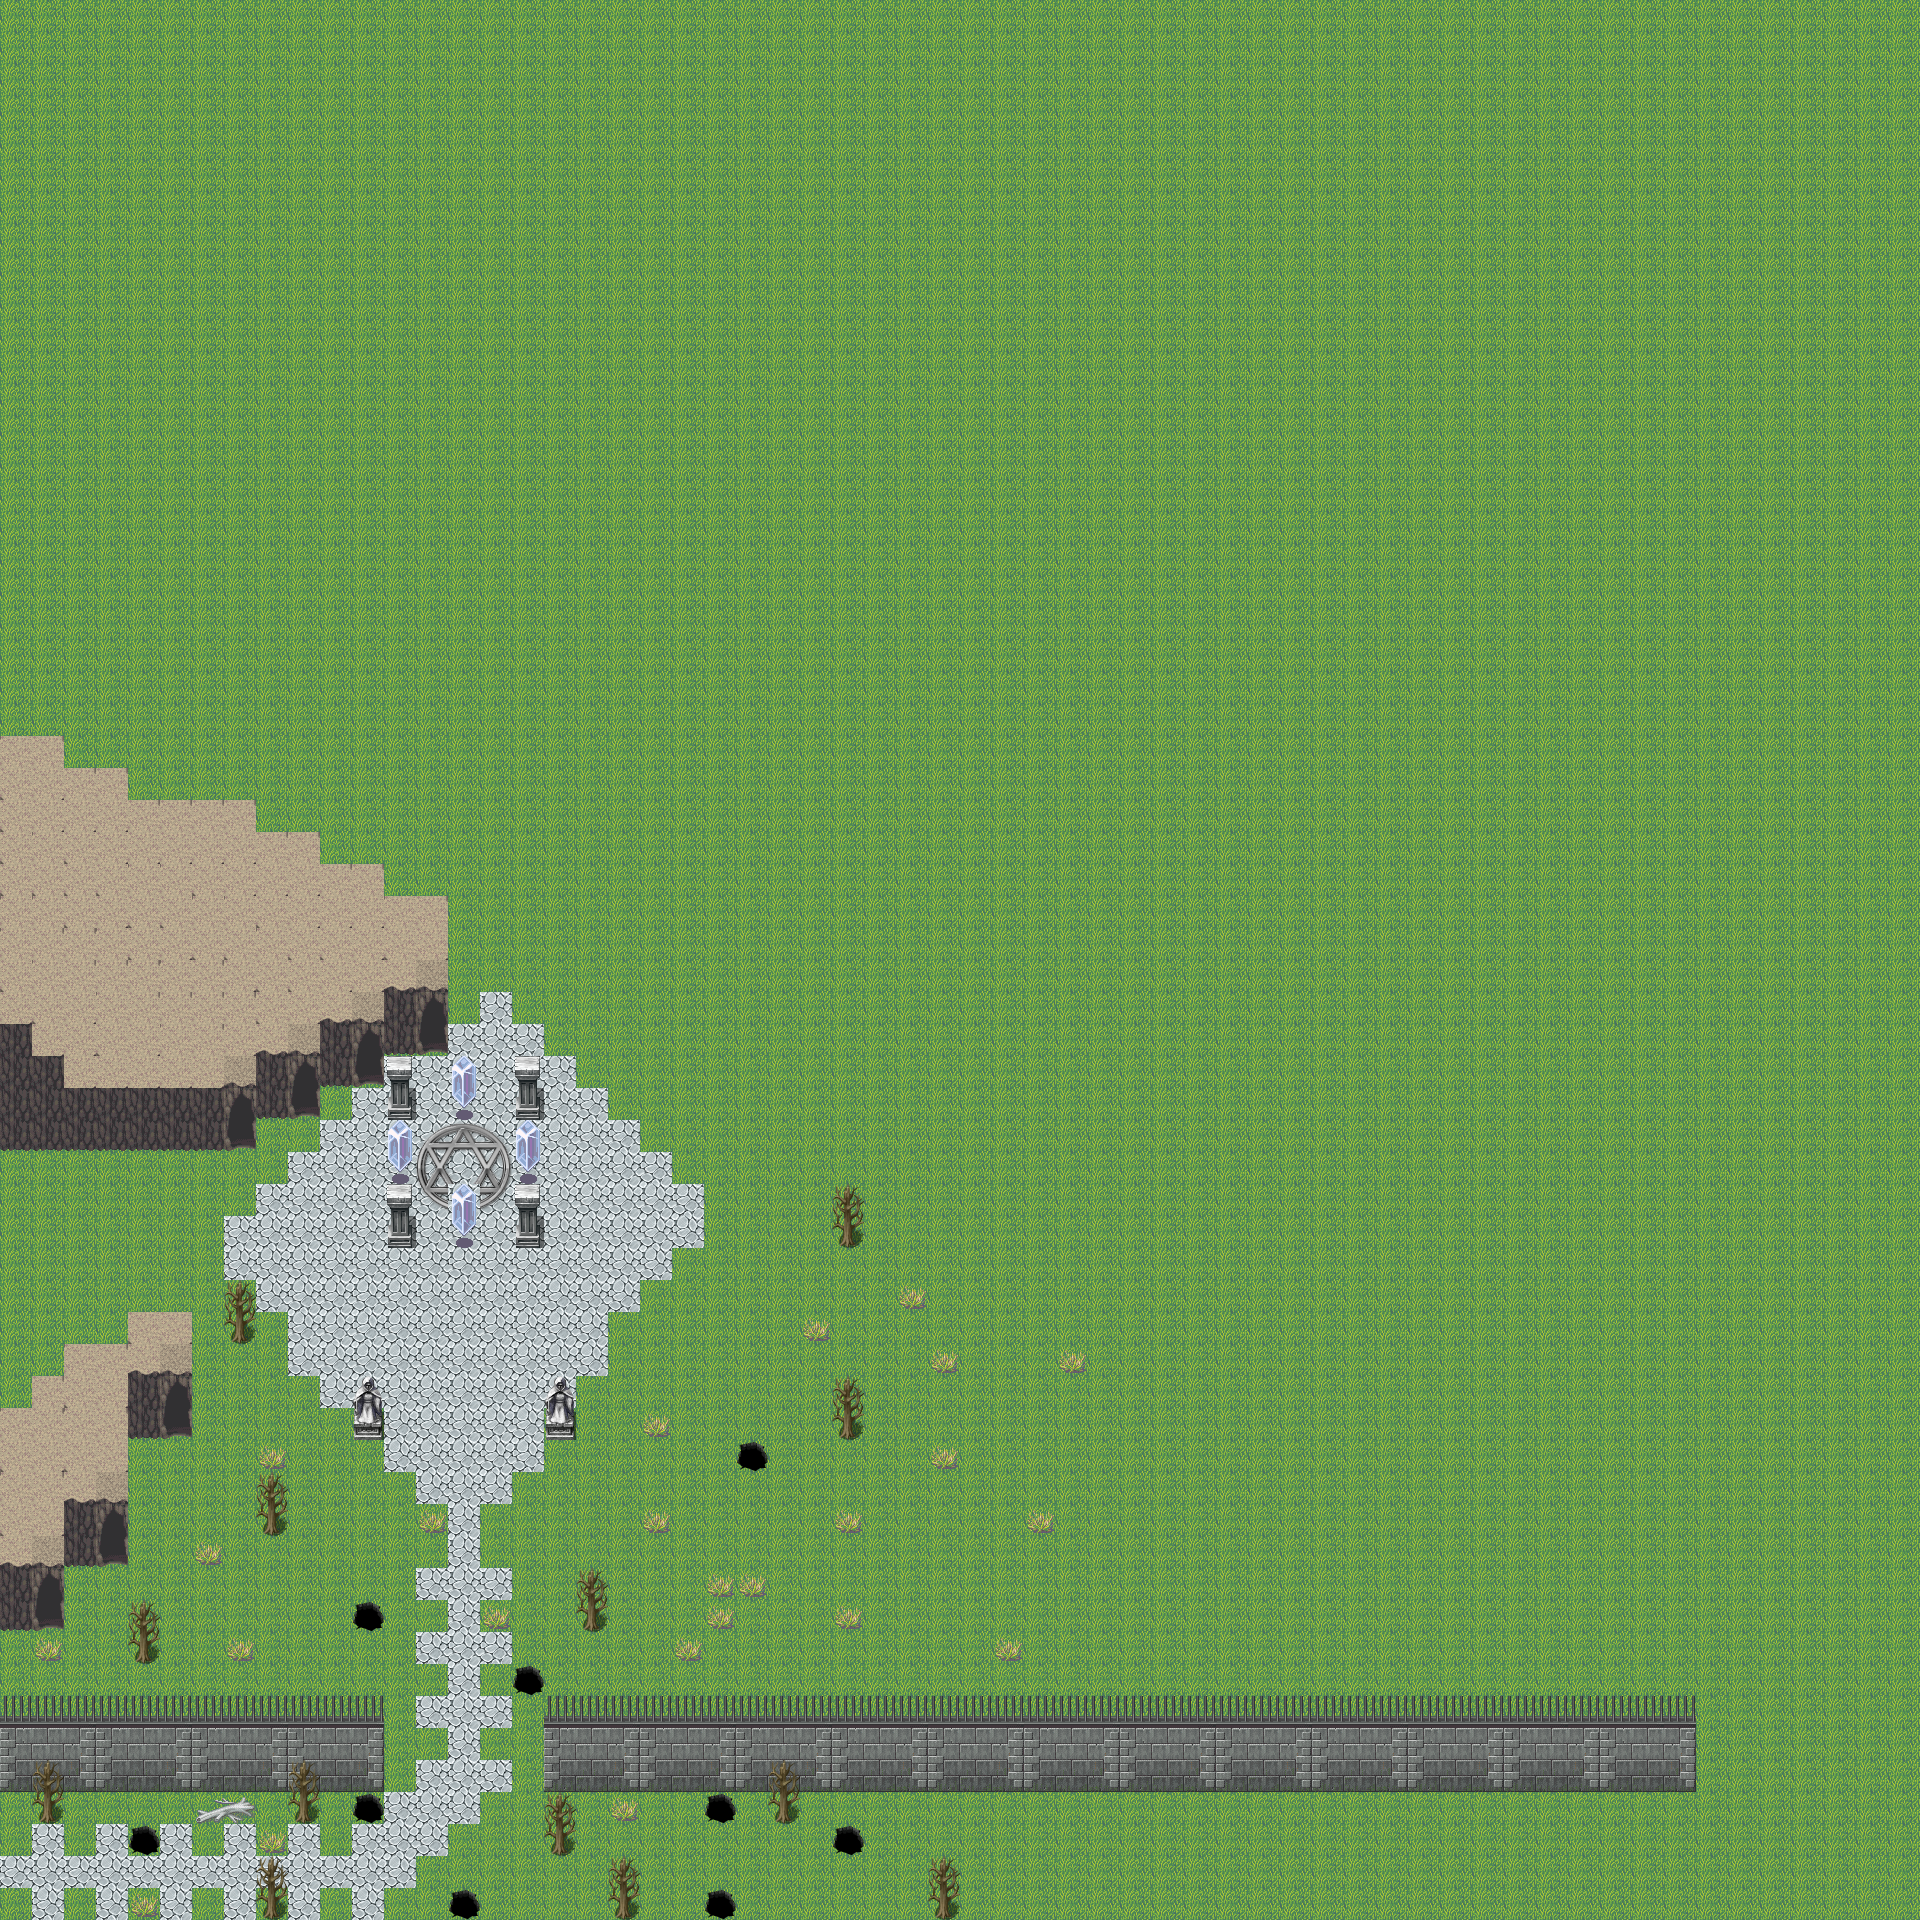

This is a level from a 2D game, rendered from its Tiled map with the project's own tilesets. A one-line summary and the map file follow, with tile-layer data summarised:
An orthogonal 60x60 tile map with 32x32 px tiles, 5 tile layers (Suelo, Decoracion, Obstaculos, Agujeros, ...).

<map version="1.0" tiledversion="1.0.3" orientation="orthogonal" renderorder="right-down" width="60" height="60" tilewidth="32" tileheight="32" nextobjectid="1">
 <tileset firstgid="1" name="Tileset" tilewidth="32" tileheight="32" tilecount="4096" columns="64">
  <image source="Tileset.png" width="2048" height="2048" />
 </tileset>
 <layer name="Suelo" width="60" height="60">
  <data>[3600 cells, 3600 non-empty, 2 distinct tile ids]</data>
 </layer>
 <layer name="Decoracion" width="60" height="60">
  <data>[3600 cells, 16 non-empty, 10 distinct tile ids]</data>
 </layer>
 <layer name="Obstaculos" width="60" height="60">
  <properties>
   <property name="obstaculo" value="true" />
  </properties>
  <data>[3600 cells, 87 non-empty, 8 distinct tile ids]</data>
 </layer>
 <layer name="Agujeros" width="60" height="60">
  <properties>
   <property name="agujero" value="true" />
  </properties>
  <data>[3600 cells, 9 non-empty, 1 distinct tile ids]</data>
 </layer>
 <layer name="Altura" width="60" height="60">
  <data>[3600 cells, 294 non-empty, 19 distinct tile ids]</data>
 </layer>
</map>
